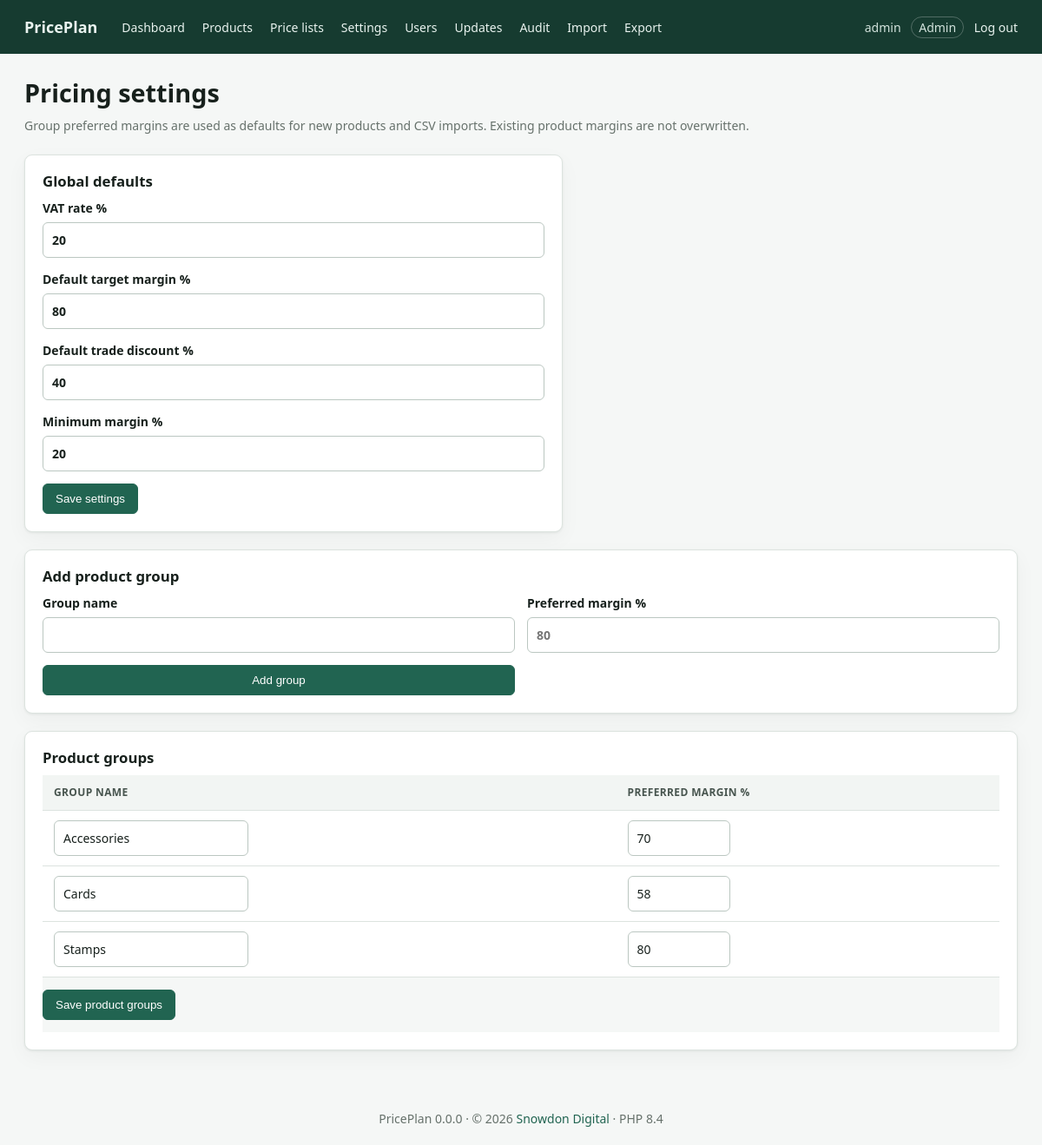
Before: /settings.php (signed in) with the older database file.
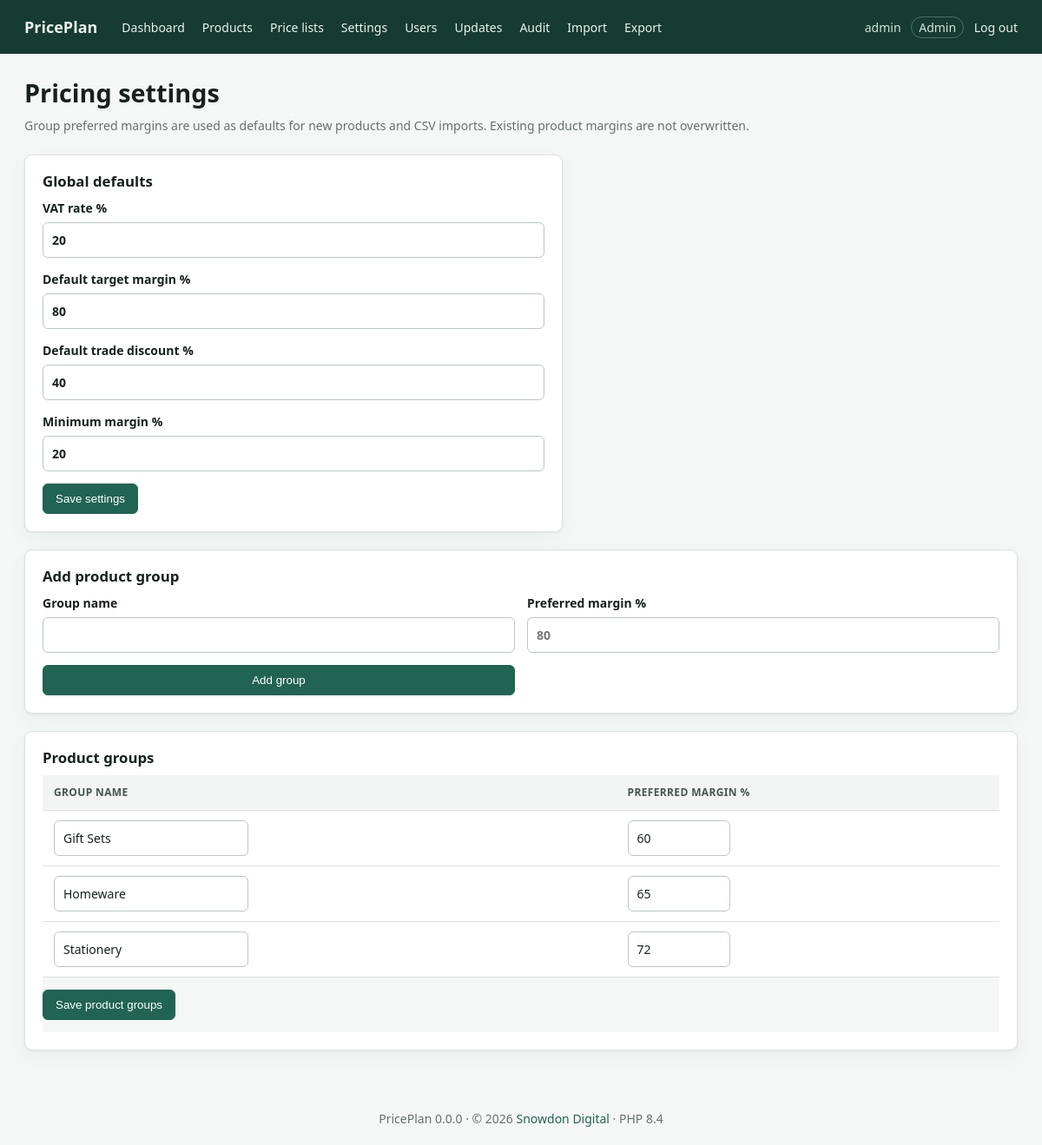
After: the same page with the newer database file.
### tables this page shows
CREATE TABLE product_groups (
 id INT UNSIGNED AUTO_INCREMENT PRIMARY KEY,
 name VARCHAR(150) NOT NULL UNIQUE,
 preferred_margin DECIMAL(8,6) NULL,
 created_at DATETIME NOT NULL DEFAULT CURRENT_TIMESTAMP
);

### app/helpers.php (called while the page is built, shortened)
<?php
function config(?string $key = null, mixed $default = null): mixed
{
    $value = $GLOBALS['app_config'];
    foreach (explode('.', $key) as $part) {
        $value = $value[$part];
    }
    return $value;
}
function e(mixed $value): string
{
    return htmlspecialchars((string)$value, ENT_QUOTES | ENT_SUBSTITUTE, 'UTF-8');
}
function setting(string $key, mixed $fallback = null): mixed
{
    static $settings;
    if ($settings === null) {
        try {
            $settings = db()->query('SELECT setting_key, setting_value FROM pricing_settings')
                ->fetchAll(PDO::FETCH_KEY_PAIR);
        } catch (Throwable) {
            $settings = [];
        }
    }
    return $settings[$key] ?? config('defaults.' . $key, $fallback);
}
require_once __DIR__ . '/database.php';

### app/database.php (called while the page is built, shortened)
<?php
function db(): PDO
{
    static $pdo;
    if ($pdo instanceof PDO) {
        return $pdo;
    }
    $c = config('db');
    $dsn = sprintf('mysql:host=%s;port=%d;dbname=%s;charset=%s', $c['host'], $c['port'], $c['name'], $c['charset']);
    $pdo = new PDO($dsn, $c['user'], $c['password'], [
        PDO::ATTR_ERRMODE => PDO::ERRMODE_EXCEPTION,
        PDO::ATTR_DEFAULT_FETCH_MODE => PDO::FETCH_ASSOC,
        PDO::ATTR_EMULATE_PREPARES => false,
    ]);
    return $pdo;
}

### public/settings.php (the view, shortened to what this page needs)
<?php
require_once dirname(__DIR__) . '/app/layout.php';
$settingFields = [
    'vat_rate' => 'VAT rate',
    'target_margin' => 'Default target margin',
    'trade_discount' => 'Default trade discount',
    'minimum_margin' => 'Minimum margin',
];
$groups = db()->query('SELECT id, name, preferred_margin FROM product_groups ORDER BY name')->fetchAll();
?>
<div class="page-title">
    <div>
        <h1>Pricing settings</h1>
        <p class="muted">Group preferred margins are used as defaults for new products and CSV imports. Existing product margins are not overwritten.</p>
    </div>
</div>
<section class="card narrow">
    <h2>Global defaults</h2>
    <form method="post">
        <?php foreach ($settingFields as $key => $label): ?>
            <label><?= e($label) ?> %
                <input type="number" min="0" max="99.99" step=".01" name="<?= e($key) ?>" value="<?= e((string)((float)setting($key) * 100)) ?>" required>
            </label>
        <?php endforeach ?>
        <button class="button primary">Save settings</button>
    </form>
</section>
<section class="card">
    <h2>Add product group</h2>
    <form method="post" class="fields">
        <label>Group name<input name="group_name" required autocomplete="off"></label>
        <label>Preferred margin %
            <input type="number" min="0" max="99.99" step=".01" name="preferred_margin" placeholder="<?= e((string)((float)setting('target_margin') * 100)) ?>">
        </label>
        <button class="button primary">Add group</button>
    </form>
</section>
<section class="card">
    <h2>Product groups</h2>
    <form method="post">
        <div class="table-wrap">
            <table>
                <thead>
                <tr>
                    <th>Group name</th>
                    <th>Preferred margin %</th>
                </tr>
                </thead>
                <tbody>
                <?php foreach ($groups as $group): ?>
                    <tr>
                        <td>
                            <input name="group_name[<?= (int)$group['id'] ?>]" value="<?= e($group['name']) ?>" required>
                        </td>
                        <td>
                            <input type="number" min="0" max="99.99" step=".01" name="preferred_margin[<?= (int)$group['id'] ?>]" value="<?= e($group['preferred_margin'] === null ? '' : (string)((float)$group['preferred_margin'] * 100)) ?>" placeholder="Use global default">
                        </td>
                    </tr>
                <?php endforeach ?>
                </tbody>
            </table>
        </div>
        <div class="form-actions">
            <button class="button primary">Save product groups</button>
        </div>
    </form>
</section>

Changed rows visible on the page:
changed product_groups: name "Accessories" → "Gift Sets"; preferred_margin "70" → "60"
changed product_groups: name "Stamps" → "Homeware"; preferred_margin "80" → "65"; moves up the list
changed product_groups: name "Cards" → "Stationery"; preferred_margin "58" → "72"
